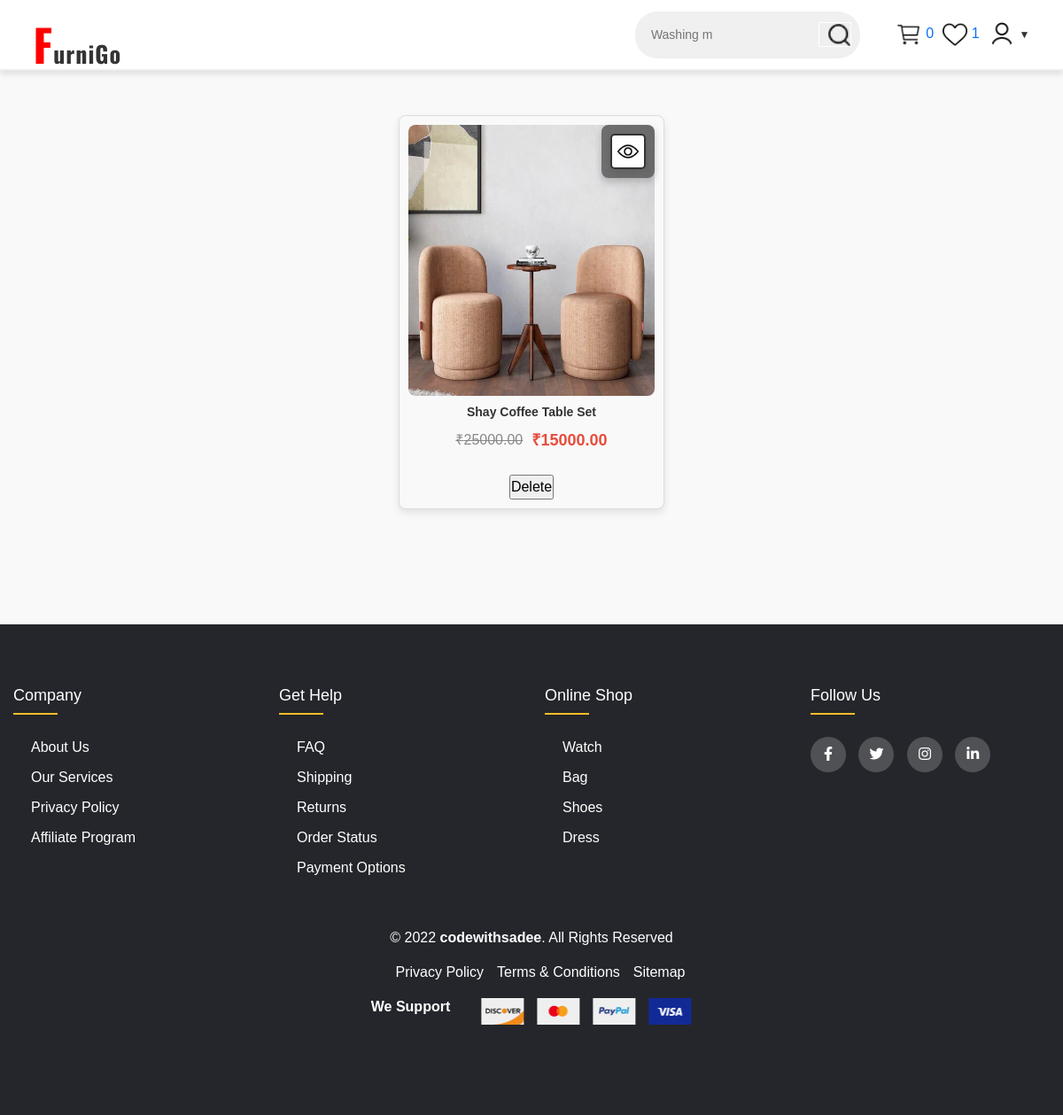
Screenshot of /wishlist/ (signed in) with the database file from the repository.
### wishlistapp/models.py (models this page shows, shortened)
class WishItem(models.Model):
    user=models.ForeignKey(User,on_delete=models.CASCADE)
    product=models.ForeignKey(Product,on_delete=models.CASCADE)

### cobalt_app/models.py (models this page shows, shortened)
class Product(models.Model):
    product_title=models.CharField(max_length=50)
    product_image=models.ImageField(upload_to="product")
    description=models.TextField()
    old_price=models.DecimalField(default=0,decimal_places=2,max_digits=10)
    new_price=models.DecimalField(default=0,decimal_places=2,max_digits=10)
    category=models.ForeignKey(Category,on_delete=models.CASCADE)
    is_featured=models.BooleanField(default=False)

### wishlistapp/views.py (the view)
# urls.py: path('wishlist/',wv.WishlistView,name='wishlist'),
def WishlistView(request):
    wish_items=WishItem.objects.filter(user=request.user)
    return render(request,'wishlist.html',{'wish_items':wish_items})

### cart_app/context_processors.py (called while the page is built)
def cart_counters(request):
    cart_count=0
    if 'admin' in request.path:
        return {}
    else:
        try:
            cart=Cart.objects.filter(cart_id=_cart_id(request))
            cart_items=CartItem_View.objects.all().filter(cart=cart[:1])
            for cart_item in cart_items:
                cart_count+=cart_item.quantity
        except Cart.DoesNotExist:
            cart_count=0
    return dict(cart_count=cart_count)

### cart_app/views.py (called while the page is built)
def _cart_id(request):
    cart = request.session.session_key
    if not cart:
        cart = request.session.create()
    return cart

### wishlistapp/context_processors.py (called while the page is built)
def wishlist_counter(request):
    if request.user.is_authenticated:
        return {
                    'wish_count': WishItem.objects.filter(user=request.user).count()
            }
    else:
        return {
                    'wish_count': 0
        }

### templates/wishlist.html (shortened to what this page needs)
{%extends 'base.html' %}
{%load static%}
{%block content%}
<div class="containers">
    {% for item in wish_items %}
      <div class="images" id="product-{{forloop.counter}}" data-name="product-{{forloop.counter}}">
        <div class="icon-container">
          <div class="icon-box eye-icon">
            <a href="{% url 'product_view' item.product.id %}"><img src='{% static "./image/view.png"%}' class="eye" alt="Eye Icon" /></a>
          </div>
        </div>
        <img src="{{ item.product.product_image.url }}" alt="{{ item.product.product_title }}">
        <h3>{{ item.product.product_title }}</h3>
        <div class="prices">
          <p class="old-price">&#8377;{{ item.product.old_price }}</p>
          <p class="new-price">&#8377;{{ item.product.new_price }}</p>
        </div>
        <form action="{% url 'delete_from_wishlist' %}" method="POST">
          <input type="submit" value="Delete">
      </form>
      </div>
    {% endfor %}
  </div>
{%endblock%}

### static/css/style.css (style rules this page uses)
* { padding: 0; margin: 0; box-sizing: border-box; }
html { font-size: 10px; }
body { font-family: 'Arial', sans-serif; font-size: 1.6rem; background-color: #f9f9f9; padding-top: 8rem; }
a { text-decoration: none; }
.containers,.products-container { display: flex; justify-content: space-evenly; flex-wrap: wrap; gap: 40px; margin-top: 50px; padding: 0 20px 100px 20px; }
.images { position: relative; width: calc(25% - 20px); background-color: #f9f9f9; box-shadow: 0 4px 8px rgba(0, 0, 0, 0.1); border-radius: 10px; overflow: hidden; text-align: center; transition: transform 0.3s ease-in-out, box-shadow 0.3s ease-in-out; }
.images img { width: 100%; height: auto; display: block; object-fit: cover; }
.images h3 { font-size: 18px; font-weight: bold; margin: 15px 0 10px; color: #333; }
.prices { display: flex; justify-content: center; align-items: center; gap: 10px; margin-bottom: 15px; }
.old-price { font-size: 16px; color: #777; text-decoration: line-through; }
.new-price { font-size: 18px; color: #e74c3c; font-weight: bold; }
.containers { display: flex; flex-wrap: wrap; gap: 2rem; justify-content: center; }
.images { position: relative; width: 300px; text-align: center; border: 1px solid #ddd; padding: 1rem; border-radius: 8px; }
.images img { width: 100%; height: auto; border-radius: 8px; }
.images h3 { font-size: 1.4rem; margin: 1rem 0; }
.prices .old-price { text-decoration: line-through; color: #888; }
.prices .new-price { font-weight: bold; color: #e74c3c; }
.icon-container { position: absolute; top: 10px; right: 10px; z-index: 2; display: flex; flex-direction: column; gap: 10px; background-color: rgba(0, 0, 0, 0.5); padding: 10px; border-radius: 8px; box-shadow: 0 4px 8px rgba(0, 0, 0, 0.2); }
.icon-box { width: 40px; height: 40px; display: flex; justify-content: center; align-items: center; background-color: white; border: 2px solid #333; border-radius: 5px; box-shadow: 0 4px 8px rgba(0, 0, 0, 0.1); cursor: pointer; }
.heart-icon img, .eye-icon img { width: 24px; height: 24px; }

### rows the page displays
WishItem: product.product_image (picture), product.product_title "Shay Coffee Table Set", product.old_price "25000.00", product.new_price "15000.00"

### other values shown
{{ cart_count }} "0"
{{ wish_count }} "1"
